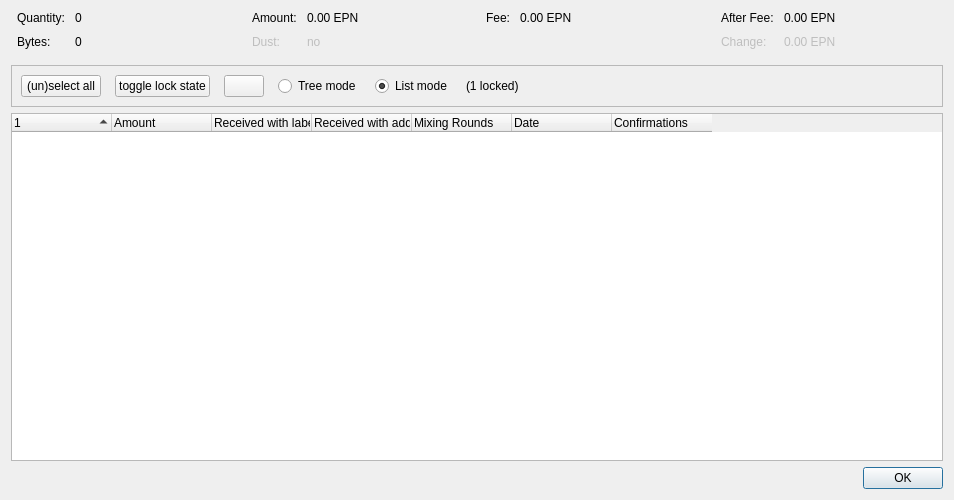
<?xml version="1.0" encoding="UTF-8"?>
<ui version="4.0">
 <class>CoinControlDialog</class>
 <widget class="QDialog" name="CoinControlDialog">
  <property name="geometry">
   <rect>
    <x>0</x>
    <y>0</y>
    <width>954</width>
    <height>500</height>
   </rect>
  </property>
  <property name="windowTitle">
   <string>Coin Selection</string>
  </property>
  <layout class="QVBoxLayout" name="verticalLayout">
   <item>
    <layout class="QHBoxLayout" name="horizontalLayoutTop" stretch="0,0,0,0">
     <property name="topMargin">
      <number>0</number>
     </property>
     <property name="bottomMargin">
      <number>10</number>
     </property>
     <item>
      <layout class="QFormLayout" name="formLayoutCoinControl1">
       <property name="horizontalSpacing">
        <number>10</number>
       </property>
       <property name="verticalSpacing">
        <number>10</number>
       </property>
       <property name="leftMargin">
        <number>6</number>
       </property>
       <property name="rightMargin">
        <number>6</number>
       </property>
       <item row="0" column="0">
        <widget class="QLabel" name="labelCoinControlQuantityText">
         <property name="text">
          <string>Quantity:</string>
         </property>
        </widget>
       </item>
       <item row="0" column="1">
        <widget class="QLabel" name="labelCoinControlQuantity">
         <property name="cursor">
          <cursorShape>IBeamCursor</cursorShape>
         </property>
         <property name="contextMenuPolicy">
          <enum>Qt::ActionsContextMenu</enum>
         </property>
         <property name="text">
          <string notr="true">0</string>
         </property>
         <property name="textInteractionFlags">
          <set>Qt::LinksAccessibleByMouse|Qt::TextSelectableByKeyboard|Qt::TextSelectableByMouse</set>
         </property>
        </widget>
       </item>
       <item row="1" column="0">
        <widget class="QLabel" name="labelCoinControlBytesText">
         <property name="text">
          <string>Bytes:</string>
         </property>
        </widget>
       </item>
       <item row="1" column="1">
        <widget class="QLabel" name="labelCoinControlBytes">
         <property name="cursor">
          <cursorShape>IBeamCursor</cursorShape>
         </property>
         <property name="contextMenuPolicy">
          <enum>Qt::ActionsContextMenu</enum>
         </property>
         <property name="text">
          <string notr="true">0</string>
         </property>
         <property name="textInteractionFlags">
          <set>Qt::LinksAccessibleByMouse|Qt::TextSelectableByKeyboard|Qt::TextSelectableByMouse</set>
         </property>
        </widget>
       </item>
      </layout>
     </item>
     <item>
      <layout class="QFormLayout" name="formLayoutCoinControl2">
       <property name="horizontalSpacing">
        <number>10</number>
       </property>
       <property name="verticalSpacing">
        <number>10</number>
       </property>
       <property name="leftMargin">
        <number>6</number>
       </property>
       <property name="rightMargin">
        <number>6</number>
       </property>
       <item row="0" column="0">
        <widget class="QLabel" name="labelCoinControlAmountText">
         <property name="text">
          <string>Amount:</string>
         </property>
        </widget>
       </item>
       <item row="0" column="1">
        <widget class="QLabel" name="labelCoinControlAmount">
         <property name="cursor">
          <cursorShape>IBeamCursor</cursorShape>
         </property>
         <property name="contextMenuPolicy">
          <enum>Qt::ActionsContextMenu</enum>
         </property>
         <property name="text">
          <string notr="true">0.00 EPN</string>
         </property>
         <property name="textInteractionFlags">
          <set>Qt::LinksAccessibleByMouse|Qt::TextSelectableByKeyboard|Qt::TextSelectableByMouse</set>
         </property>
        </widget>
       </item>
       <item row="1" column="0">
        <widget class="QLabel" name="labelCoinControlLowOutputText">
         <property name="enabled">
          <bool>false</bool>
         </property>
         <property name="text">
          <string>Dust:</string>
         </property>
        </widget>
       </item>
       <item row="1" column="1">
        <widget class="QLabel" name="labelCoinControlLowOutput">
         <property name="enabled">
          <bool>false</bool>
         </property>
         <property name="cursor">
          <cursorShape>IBeamCursor</cursorShape>
         </property>
         <property name="contextMenuPolicy">
          <enum>Qt::ActionsContextMenu</enum>
         </property>
         <property name="text">
          <string notr="true">no</string>
         </property>
         <property name="textInteractionFlags">
          <set>Qt::LinksAccessibleByMouse|Qt::TextSelectableByKeyboard|Qt::TextSelectableByMouse</set>
         </property>
        </widget>
       </item>
      </layout>
     </item>
     <item>
      <layout class="QFormLayout" name="formLayoutCoinControl3">
       <property name="horizontalSpacing">
        <number>10</number>
       </property>
       <property name="verticalSpacing">
        <number>10</number>
       </property>
       <property name="leftMargin">
        <number>6</number>
       </property>
       <property name="rightMargin">
        <number>6</number>
       </property>
       <item row="0" column="0">
        <widget class="QLabel" name="labelCoinControlFeeText">
         <property name="text">
          <string>Fee:</string>
         </property>
        </widget>
       </item>
       <item row="0" column="1">
        <widget class="QLabel" name="labelCoinControlFee">
         <property name="cursor">
          <cursorShape>IBeamCursor</cursorShape>
         </property>
         <property name="contextMenuPolicy">
          <enum>Qt::ActionsContextMenu</enum>
         </property>
         <property name="text">
          <string notr="true">0.00 EPN</string>
         </property>
         <property name="textInteractionFlags">
          <set>Qt::LinksAccessibleByMouse|Qt::TextSelectableByKeyboard|Qt::TextSelectableByMouse</set>
         </property>
        </widget>
       </item>
      </layout>
     </item>
     <item>
      <layout class="QFormLayout" name="formLayoutCoinControl4">
       <property name="horizontalSpacing">
        <number>10</number>
       </property>
       <property name="verticalSpacing">
        <number>10</number>
       </property>
       <property name="leftMargin">
        <number>6</number>
       </property>
       <property name="rightMargin">
        <number>6</number>
       </property>
       <item row="0" column="0">
        <widget class="QLabel" name="labelCoinControlAfterFeeText">
         <property name="text">
          <string>After Fee:</string>
         </property>
        </widget>
       </item>
       <item row="0" column="1">
        <widget class="QLabel" name="labelCoinControlAfterFee">
         <property name="cursor">
          <cursorShape>IBeamCursor</cursorShape>
         </property>
         <property name="contextMenuPolicy">
          <enum>Qt::ActionsContextMenu</enum>
         </property>
         <property name="text">
          <string notr="true">0.00 EPN</string>
         </property>
         <property name="textInteractionFlags">
          <set>Qt::LinksAccessibleByMouse|Qt::TextSelectableByKeyboard|Qt::TextSelectableByMouse</set>
         </property>
        </widget>
       </item>
       <item row="1" column="0">
        <widget class="QLabel" name="labelCoinControlChangeText">
         <property name="enabled">
          <bool>false</bool>
         </property>
         <property name="text">
          <string>Change:</string>
         </property>
        </widget>
       </item>
       <item row="1" column="1">
        <widget class="QLabel" name="labelCoinControlChange">
         <property name="enabled">
          <bool>false</bool>
         </property>
         <property name="cursor">
          <cursorShape>IBeamCursor</cursorShape>
         </property>
         <property name="contextMenuPolicy">
          <enum>Qt::ActionsContextMenu</enum>
         </property>
         <property name="text">
          <string notr="true">0.00 EPN</string>
         </property>
         <property name="textInteractionFlags">
          <set>Qt::LinksAccessibleByMouse|Qt::TextSelectableByKeyboard|Qt::TextSelectableByMouse</set>
         </property>
        </widget>
       </item>
      </layout>
     </item>
    </layout>
   </item>
   <item>
    <widget class="QFrame" name="frame">
     <property name="minimumSize">
      <size>
       <width>0</width>
       <height>40</height>
      </size>
     </property>
     <property name="frameShape">
      <enum>QFrame::StyledPanel</enum>
     </property>
     <property name="frameShadow">
      <enum>QFrame::Sunken</enum>
     </property>
     <layout class="QHBoxLayout" name="horizontalLayout">
      <item>
       <layout class="QHBoxLayout" name="horizontalLayoutPanel" stretch="0,0,0,0,0,0,0">
        <property name="spacing">
         <number>14</number>
        </property>
        <item>
         <widget class="QPushButton" name="pushButtonSelectAll">
          <property name="sizePolicy">
           <sizepolicy hsizetype="Maximum" vsizetype="Fixed">
            <horstretch>0</horstretch>
            <verstretch>0</verstretch>
           </sizepolicy>
          </property>
          <property name="text">
           <string>(un)select all</string>
          </property>
          <property name="autoDefault">
           <bool>false</bool>
          </property>
         </widget>
        </item>
        <item>
         <widget class="QPushButton" name="pushButtonToggleLock">
          <property name="sizePolicy">
           <sizepolicy hsizetype="Maximum" vsizetype="Fixed">
            <horstretch>0</horstretch>
            <verstretch>0</verstretch>
           </sizepolicy>
          </property>
          <property name="text">
           <string>toggle lock state</string>
          </property>
          <property name="autoDefault">
           <bool>false</bool>
          </property>
         </widget>
        </item>
        <item>
         <widget class="QPushButton" name="hideButton">
          <property name="sizePolicy">
           <sizepolicy hsizetype="Maximum" vsizetype="Fixed">
            <horstretch>0</horstretch>
            <verstretch>0</verstretch>
           </sizepolicy>
          </property>
          <property name="text">
           <string/>
          </property>
          <property name="autoDefault">
           <bool>false</bool>
          </property>
         </widget>
        </item>
        <item>
         <widget class="QRadioButton" name="radioTreeMode">
          <property name="sizePolicy">
           <sizepolicy hsizetype="Maximum" vsizetype="Fixed">
            <horstretch>0</horstretch>
            <verstretch>0</verstretch>
           </sizepolicy>
          </property>
          <property name="text">
           <string>Tree mode</string>
          </property>
         </widget>
        </item>
        <item>
         <widget class="QRadioButton" name="radioListMode">
          <property name="sizePolicy">
           <sizepolicy hsizetype="Maximum" vsizetype="Fixed">
            <horstretch>0</horstretch>
            <verstretch>0</verstretch>
           </sizepolicy>
          </property>
          <property name="text">
           <string>List mode</string>
          </property>
          <property name="checked">
           <bool>true</bool>
          </property>
         </widget>
        </item>
        <item>
         <widget class="QLabel" name="labelLocked">
          <property name="text">
           <string>(1 locked)</string>
          </property>
         </widget>
        </item>
        <item>
         <spacer name="horizontalSpacer">
          <property name="orientation">
           <enum>Qt::Horizontal</enum>
          </property>
          <property name="sizeHint" stdset="0">
           <size>
            <width>40</width>
            <height>20</height>
           </size>
          </property>
         </spacer>
        </item>
       </layout>
      </item>
     </layout>
    </widget>
   </item>
   <item>
    <widget class="CoinControlTreeWidget" name="treeWidget">
     <property name="contextMenuPolicy">
      <enum>Qt::CustomContextMenu</enum>
     </property>
     <property name="sortingEnabled">
      <bool>false</bool>
     </property>
     <property name="columnCount">
      <number>7</number>
     </property>
     <attribute name="headerShowSortIndicator" stdset="0">
      <bool>true</bool>
     </attribute>
     <attribute name="headerStretchLastSection">
      <bool>false</bool>
     </attribute>
     <column>
      <property name="text">
       <string/>
      </property>
     </column>
     <column>
      <property name="text">
       <string>Amount</string>
      </property>
     </column>
     <column>
      <property name="text">
       <string>Received with label</string>
      </property>
     </column>
     <column>
      <property name="text">
       <string>Received with address</string>
      </property>
     </column>
     <column>
      <property name="text">
       <string>Mixing Rounds</string>
      </property>
     </column>
     <column>
      <property name="text">
       <string>Date</string>
      </property>
     </column>
     <column>
      <property name="text">
       <string>Confirmations</string>
      </property>
      <property name="toolTip">
       <string>Confirmed</string>
      </property>
     </column>
    </widget>
   </item>
   <item>
    <widget class="QDialogButtonBox" name="buttonBox">
     <property name="orientation">
      <enum>Qt::Horizontal</enum>
     </property>
     <property name="standardButtons">
      <set>QDialogButtonBox::Ok</set>
     </property>
    </widget>
   </item>
  </layout>
 </widget>
 <customwidgets>
  <customwidget>
   <class>CoinControlTreeWidget</class>
   <extends>QTreeWidget</extends>
   <header>qt/coincontroltreewidget.h</header>
  </customwidget>
 </customwidgets>
 <resources/>
 <connections/>
</ui>
